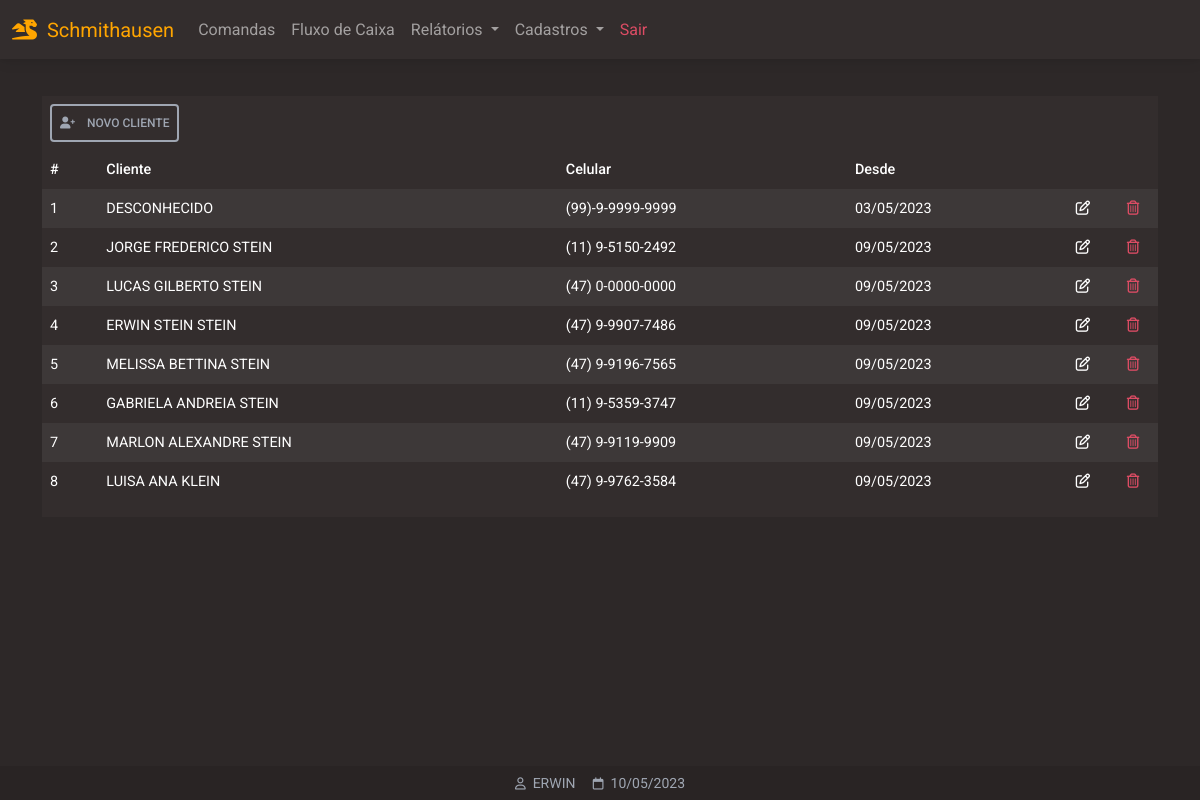
/clientes (signed in), run on the app's committed database.
### website/models.py (models this page shows)
class Cliente(db.Model):
    id = db.Column(db.Integer, primary_key=True)
    fone = db.Column(db.String(150))
    data_criacao = db.Column(db.DateTime(timezone=True), default=func.now())
    nome = db.Column(db.String(150))

class User(db.Model, UserMixin):
    id = db.Column(db.Integer, primary_key=True)
    email = db.Column(db.String(150), unique=True)
    password = db.Column(db.String(150))
    first_name = db.Column(db.String(150))
    notes = db.relationship('Note')

### website/views.py (the view)
@views.route('/clientes', methods=['GET','POST'])
@login_required
def clientes():
    clientes = []
    rows = Cliente.query.all()
    for r in rows:
        clientes.append(r)
    return render_template("clientes_listar.html", user=current_user, data=data, clientes=clientes)

### website/__init__.py (called while the page is built)
def create_app():
    app = Flask(__name__)
    app.config['SECRET_KEY'] = 'hjshjhdjah kjshkjdhjs'
    app.config['SQLALCHEMY_DATABASE_URI'] = f'sqlite:///{DB_NAME}'
    db.init_app(app)
    from .views import views
    from .auth import auth
    app.register_blueprint(views, url_prefix='/')
    app.register_blueprint(auth, url_prefix='/')
    from .models import User, Note
    with app.app_context():
        db.create_all()
    login_manager = LoginManager()
    login_manager.login_view = 'auth.login'
    login_manager.login_message = u"FAVOR EFETUAR LOGIN!"
    login_manager.init_app(app)
    @login_manager.user_loader
    def load_user(id):
        return User.query.get(int(id))
    return app

### website/templates/clientes_listar.html (shortened to what this page needs)
{% extends "base.html" %}
{% block content %}
<div class="table-responsive larg-max m-auto pt-5 mb-5">
  <table id="tb-clientes" class="table table-striped table-hover table-borderless table-sm table-dark ">
              <thead>
              	<tr>
              		<th class="text-nowrap" scope="col" colspan="6">
                      <a href="/clientes_cadastrar" class="p-2 btn btn-sm btn-outline-light">
                          <i class="fa-solid fa-user-plus"></i>
                          &nbsp;&nbsp;&nbsp;NOVO CLIENTE
                      </a>
                  </th>
              	</tr>
                <tr>
                  <th class="text-nowrap" scope="col">#</th>
                  <th class="text-nowrap" scope="col">Cliente</th>
                  <th class="text-nowrap" scope="col">Celular</th>
                  <th class="text-nowrap" scope="col">Desde</th>
                  <th class="text-nowrap" scope="col"></th>
                  <th class="text-nowrap" scope="col"></th>
                </tr>
              </thead>
    <tbody>
      {% for i in clientes %}
      <tr>
        <td class="text-nowrap" scope="row"> {{ i.id }} </td>
        <td class="text-nowrap" scope="row"> {{ i.nome }} </td>
        <td class="text-nowrap" scope="row"> {{ i.fone }} </td>
        <td class="text-nowrap" scope="row"> {{ i.data_criacao.strftime('%d/%m/%Y') }} </td>
				<td class="text-center" style="width: 50px">
					<a
          role="button"
          class="text-white"
          href="/clientes_atualizar/{{ i.id }}">
						      <i class="fa-regular fa-pen-to-square"></i>
					</a>
				</td>
				<td class="text-center" style="width: 50px">
					<a class="text-danger"
          href="/clientes_deletar/{{ i.id }}"
          role="button">
						<i class="fa-regular fa-trash-can"></i>
					</a>
				</td>
      </tr>
      {% endfor %}
    </tbody>
    <tfoot>
    	<th colspan="6">
        </th>
    </tfoot>
  </table>
</div>
{% endblock %}
{% block titlefooter %}
<span style="color:#9FA6B2">
&nbsp;{{ user.first_name | upper }}
<span style="color:#9FA6B2">
&nbsp;{{ data.strftime('%d/%m/%Y') }}
</span>
{% endblock %}

### website/static/css/base.css (style rules this page uses)
:root { --color-orange: orange; --color-primary: #3B71CA; --color-secondary: #9FA6B2; --color-success: #14A44D; --color-danger: #DC4C64; --color-warning: #E4A11B; --color-info: #54B4D3; --color-ligth:#FBFBFB; --color-dark:#332D2D; --color-dark-ligth: #2d2828; }
.btn-outline-light { border: 2px solid var(--color-secondary); color: var(--color-secondary); }
.larg-max { max-width: 1200px!important; }
.dark-ligth { background-color: var(--color-dark-ligth); }

### data on the page
Cliente: id "1", nome "DESCONHECIDO", fone "(99)-9-9999-9999", data_criacao "03/05/2023"
Cliente: id "2", nome "JORGE FREDERICO STEIN", fone "(11) 9-5150-2492", data_criacao "09/05/2023"
Cliente: id "3", nome "LUCAS GILBERTO STEIN", fone "(47) 0-0000-0000", data_criacao "09/05/2023"
Cliente: id "4", nome "ERWIN STEIN STEIN", fone "(47) 9-9907-7486", data_criacao "09/05/2023"
Cliente: id "5", nome "MELISSA BETTINA STEIN", fone "(47) 9-9196-7565", data_criacao "09/05/2023"
Cliente: id "6", nome "GABRIELA ANDREIA STEIN", fone "(11) 9-5359-3747", data_criacao "09/05/2023"
Cliente: id "7", nome "MARLON ALEXANDRE STEIN", fone "(47) 9-9119-9909", data_criacao "09/05/2023"
Cliente: id "8", nome "LUISA ANA KLEIN", fone "(47) 9-9762-3584", data_criacao "09/05/2023"
User: first_name "ERWIN"

### other printed values
{{ data.strftime('%d/%m/%Y') }} "10/05/2023"
